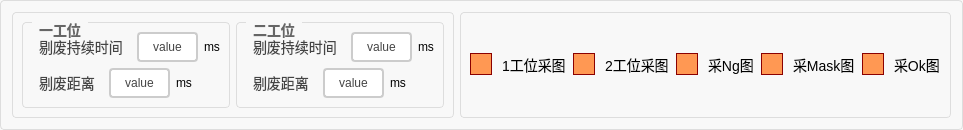
          <widget class="QGroupBox" name="groupBox_14">
           <property name="styleSheet">
            <string notr="true">QGroupBox {
    border: 1px solid #DDD;
    border-radius: 4px;
    font: bold 14px;
    color: #666;
    background-color: #F8F8F8;
}

QGroupBox::title {
    subcontrol-origin: margin;
    subcontrol-position: top left;
    left: 10px;
    padding: 0 5px;
}</string>
           </property>
           <property name="title">
            <string/>
           </property>
           <layout class="QHBoxLayout" name="horizontalLayout_19" stretch="3,1">
            <item>
             <widget class="QGroupBox" name="groupBox_10">
              <property name="styleSheet">
               <string notr="true">QGroupBox {
    border: 1px solid #DDD;
    border-radius: 4px;
    font: bold 14px;
    color: #666;
    background-color: #F8F8F8;
}

QGroupBox::title {
    subcontrol-origin: margin;
    subcontrol-position: top left;
    left: 10px;
    padding: 0 5px;
}</string>
              </property>
              <property name="title">
               <string/>
              </property>
              <layout class="QHBoxLayout" name="horizontalLayout_13">
               <item>
                <widget class="QGroupBox" name="groupBox_8">
                 <property name="styleSheet">
                  <string notr="true">QGroupBox {
    border: 1px solid #DDD;
    border-radius: 4px;
    font: bold 14px;
    color: #666;
    background-color: #F8F8F8;
}

QGroupBox::title {
    subcontrol-origin: margin;
    subcontrol-position: top left;
    left: 10px;
    padding: 0 5px;
}</string>
                 </property>
                 <property name="title">
                  <string>一工位</string>
                 </property>
                 <layout class="QVBoxLayout" name="verticalLayout_4">
                  <item>
                   <layout class="QHBoxLayout" name="horizontalLayout_9">
                    <item>
                     <widget class="QLabel" name="label_13">
                      <property name="styleSheet">
                       <string notr="true">/* 基础标签样式 */
QLabel {
    color: #444444;          /* 主文字色 */
    font-size: 14px;         /* 标准字号 */
    background: transparent; /* 透明背景 */
    padding: 2px 4px;        /* 基础内边距 */
}

/* 标题样式 */
QLabel.title {
    font-size: 16px;
    font-weight: 600;
    color: #333333;
    border-bottom: 1px solid #DDDDDD; /* 下划线装饰 */
    padding-bottom: 4px;
}

/* 副标题/次要文本 */
QLabel.subtitle {
    color: #666666;
    font-size: 13px;
    font-style: italic;
}

/* 强调文本 */
QLabel.emphasis {
    color: #333333;
    font-weight: 500;
    background-color: #F5F5F5;
    border-radius: 3px;
    padding: 4px 8px;
}

/* 状态标签（成功/警告/错误） */
QLabel[state=&quot;success&quot;] {
    color: #228B22;          /* 森林绿 */
    border-left: 3px solid #228B22;
    padding-left: 8px;
}

QLabel[state=&quot;warning&quot;] {
    color: #FF8C00;          /* 暗橙 */
    border-left: 3px solid #FF8C00;
    padding-left: 8px;
}

QLabel[state=&quot;error&quot;] {
    color: #B22222;          /* 砖红 */
    border-left: 3px solid #B22222;
    padding-left: 8px;
}

/* 数据展示标签 */
QLabel.data {
    color: #2F4F4F;          /* 深石板灰 */
    font-family: monospace;
    border: 1px solid #E0E0E0;
    background-color: #FFFFFF;
    padding: 6px 12px;
    border-radius: 4px;
}

/* 禁用状态 */
QLabel:disabled {
    color: #AAAAAA;
    background-color: transparent;
}

/* 链接样式（伪链接效果） */
QLabel.link {
    color: #4682B4;          /* 钢蓝 */
    text-decoration: underline;
    border-bottom: 1px dotted #4682B4;
}

/* 图标标签 */
QLabel.icon {
    qproperty-alignment: AlignCenter;
    border: 1px solid #E0E0E0;
    border-radius: 4px;
    background-color: #FFFFFF;
    padding: 12px;
}</string>
                      </property>
                      <property name="text">
                       <string>剔废持续时间</string>
                      </property>
                     </widget>
                    </item>
                    <item>
                     <widget class="QPushButton" name="pbtn_tifeichixushijian1">
                      <property name="sizePolicy">
                       <sizepolicy hsizetype="Minimum" vsizetype="Minimum">
                        <horstretch>0</horstretch>
                        <verstretch>0</verstretch>
                       </sizepolicy>
                      </property>
                      <property name="styleSheet">
                       <string notr="true">QPushButton {
    padding: 6px 14px;
    border: 2px solid #CCC;
    border-radius: 4px;
    background-color: white;
    color: #444;
}

QPushButton:hover {
    border-color: #999;
    background-color: #F5F5F5;
}

QPushButton:pressed {
    border-color: #777;
    background-color: #EEE;
}</string>
                      </property>
                      <property name="text">
                       <string>value</string>
                      </property>
                     </widget>
                    </item>
                    <item>
                     <widget class="QLabel" name="label_14">
                      <property name="text">
                       <string>ms</string>
                      </property>
                     </widget>
                    </item>
                   </layout>
                  </item>
                  <item>
                   <layout class="QHBoxLayout" name="horizontalLayout_10">
                    <item>
                     <widget class="QLabel" name="label_15">
                      <property name="styleSheet">
                       <string notr="true">/* 基础标签样式 */
QLabel {
    color: #444444;          /* 主文字色 */
    font-size: 14px;         /* 标准字号 */
    background: transparent; /* 透明背景 */
    padding: 2px 4px;        /* 基础内边距 */
}

/* 标题样式 */
QLabel.title {
    font-size: 16px;
    font-weight: 600;
    color: #333333;
    border-bottom: 1px solid #DDDDDD; /* 下划线装饰 */
    padding-bottom: 4px;
}

/* 副标题/次要文本 */
QLabel.subtitle {
    color: #666666;
    font-size: 13px;
    font-style: italic;
}

/* 强调文本 */
QLabel.emphasis {
    color: #333333;
    font-weight: 500;
    background-color: #F5F5F5;
    border-radius: 3px;
    padding: 4px 8px;
}

/* 状态标签（成功/警告/错误） */
QLabel[state=&quot;success&quot;] {
    color: #228B22;          /* 森林绿 */
    border-left: 3px solid #228B22;
    padding-left: 8px;
}

QLabel[state=&quot;warning&quot;] {
    color: #FF8C00;          /* 暗橙 */
    border-left: 3px solid #FF8C00;
    padding-left: 8px;
}

QLabel[state=&quot;error&quot;] {
    color: #B22222;          /* 砖红 */
    border-left: 3px solid #B22222;
    padding-left: 8px;
}

/* 数据展示标签 */
QLabel.data {
    color: #2F4F4F;          /* 深石板灰 */
    font-family: monospace;
    border: 1px solid #E0E0E0;
    background-color: #FFFFFF;
    padding: 6px 12px;
    border-radius: 4px;
}

/* 禁用状态 */
QLabel:disabled {
    color: #AAAAAA;
    background-color: transparent;
}

/* 链接样式（伪链接效果） */
QLabel.link {
    color: #4682B4;          /* 钢蓝 */
    text-decoration: underline;
    border-bottom: 1px dotted #4682B4;
}

/* 图标标签 */
QLabel.icon {
    qproperty-alignment: AlignCenter;
    border: 1px solid #E0E0E0;
    border-radius: 4px;
    background-color: #FFFFFF;
    padding: 12px;
}</string>
                      </property>
                      <property name="text">
                       <string>剔废距离</string>
                      </property>
                     </widget>
                    </item>
                    <item>
                     <widget class="QPushButton" name="pbtn_tifeijuli1">
                      <property name="sizePolicy">
                       <sizepolicy hsizetype="Minimum" vsizetype="Minimum">
                        <horstretch>0</horstretch>
                        <verstretch>0</verstretch>
                       </sizepolicy>
                      </property>
                      <property name="styleSheet">
                       <string notr="true">QPushButton {
    padding: 6px 14px;
    border: 2px solid #CCC;
    border-radius: 4px;
    background-color: white;
    color: #444;
}

QPushButton:hover {
    border-color: #999;
    background-color: #F5F5F5;
}

QPushButton:pressed {
    border-color: #777;
    background-color: #EEE;
}</string>
                      </property>
                      <property name="text">
                       <string>value</string>
                      </property>
                     </widget>
                    </item>
                    <item>
                     <widget class="QLabel" name="label_16">
                      <property name="text">
                       <string>ms</string>
                      </property>
                     </widget>
                    </item>
                   </layout>
                  </item>
                 </layout>
                </widget>
               </item>
               <item>
                <widget class="QGroupBox" name="groupBox_9">
                 <property name="styleSheet">
                  <string notr="true">QGroupBox {
    border: 1px solid #DDD;
    border-radius: 4px;
    font: bold 14px;
    color: #666;
    background-color: #F8F8F8;
}

QGroupBox::title {
    subcontrol-origin: margin;
    subcontrol-position: top left;
    left: 10px;
    padding: 0 5px;
}</string>
                 </property>
                 <property name="title">
                  <string>二工位</string>
                 </property>
                 <layout class="QVBoxLayout" name="verticalLayout_5">
                  <item>
                   <layout class="QHBoxLayout" name="horizontalLayout_11">
                    <item>
                     <widget class="QLabel" name="label_17">
                      <property name="styleSheet">
                       <string notr="true">/* 基础标签样式 */
QLabel {
    color: #444444;          /* 主文字色 */
    font-size: 14px;         /* 标准字号 */
    background: transparent; /* 透明背景 */
    padding: 2px 4px;        /* 基础内边距 */
}

/* 标题样式 */
QLabel.title {
    font-size: 16px;
    font-weight: 600;
    color: #333333;
    border-bottom: 1px solid #DDDDDD; /* 下划线装饰 */
    padding-bottom: 4px;
}

/* 副标题/次要文本 */
QLabel.subtitle {
    color: #666666;
    font-size: 13px;
    font-style: italic;
}

/* 强调文本 */
QLabel.emphasis {
    color: #333333;
    font-weight: 500;
    background-color: #F5F5F5;
    border-radius: 3px;
    padding: 4px 8px;
}

/* 状态标签（成功/警告/错误） */
QLabel[state=&quot;success&quot;] {
    color: #228B22;          /* 森林绿 */
    border-left: 3px solid #228B22;
    padding-left: 8px;
}

QLabel[state=&quot;warning&quot;] {
    color: #FF8C00;          /* 暗橙 */
    border-left: 3px solid #FF8C00;
    padding-left: 8px;
}

QLabel[state=&quot;error&quot;] {
    color: #B22222;          /* 砖红 */
    border-left: 3px solid #B22222;
    padding-left: 8px;
}

/* 数据展示标签 */
QLabel.data {
    color: #2F4F4F;          /* 深石板灰 */
    font-family: monospace;
    border: 1px solid #E0E0E0;
    background-color: #FFFFFF;
    padding: 6px 12px;
    border-radius: 4px;
}

/* 禁用状态 */
QLabel:disabled {
    color: #AAAAAA;
    background-color: transparent;
}

/* 链接样式（伪链接效果） */
QLabel.link {
    color: #4682B4;          /* 钢蓝 */
    text-decoration: underline;
    border-bottom: 1px dotted #4682B4;
}

/* 图标标签 */
QLabel.icon {
    qproperty-alignment: AlignCenter;
    border: 1px solid #E0E0E0;
    border-radius: 4px;
    background-color: #FFFFFF;
    padding: 12px;
}</string>
                      </property>
                      <property name="text">
                       <string>剔废持续时间</string>
                      </property>
                     </widget>
                    </item>
                    <item>
                     <widget class="QPushButton" name="pbtn_tifeichixushijian2">
                      <property name="sizePolicy">
                       <sizepolicy hsizetype="Minimum" vsizetype="Minimum">
                        <horstretch>0</horstretch>
                        <verstretch>0</verstretch>
                       </sizepolicy>
                      </property>
                      <property name="styleSheet">
                       <string notr="true">QPushButton {
    padding: 6px 14px;
    border: 2px solid #CCC;
    border-radius: 4px;
    background-color: white;
    color: #444;
}

QPushButton:hover {
    border-color: #999;
    background-color: #F5F5F5;
}

QPushButton:pressed {
    border-color: #777;
    background-color: #EEE;
}</string>
                      </property>
                      <property name="text">
                       <string>value</string>
                      </property>
                     </widget>
                    </item>
                    <item>
                     <widget class="QLabel" name="label_18">
                      <property name="text">
                       <string>ms</string>
                      </property>
                     </widget>
                    </item>
                   </layout>
                  </item>
                  <item>
                   <layout class="QHBoxLayout" name="horizontalLayout_12">
                    <item>
                     <widget class="QLabel" name="label_19">
                      <property name="styleSheet">
                       <string notr="true">/* 基础标签样式 */
QLabel {
    color: #444444;          /* 主文字色 */
    font-size: 14px;         /* 标准字号 */
    background: transparent; /* 透明背景 */
    padding: 2px 4px;        /* 基础内边距 */
}

/* 标题样式 */
QLabel.title {
    font-size: 16px;
    font-weight: 600;
    color: #333333;
    border-bottom: 1px solid #DDDDDD; /* 下划线装饰 */
    padding-bottom: 4px;
}

/* 副标题/次要文本 */
QLabel.subtitle {
    color: #666666;
    font-size: 13px;
    font-style: italic;
}

/* 强调文本 */
QLabel.emphasis {
    color: #333333;
    font-weight: 500;
    background-color: #F5F5F5;
    border-radius: 3px;
    padding: 4px 8px;
}

/* 状态标签（成功/警告/错误） */
QLabel[state=&quot;success&quot;] {
    color: #228B22;          /* 森林绿 */
    border-left: 3px solid #228B22;
    padding-left: 8px;
}

QLabel[state=&quot;warning&quot;] {
    color: #FF8C00;          /* 暗橙 */
    border-left: 3px solid #FF8C00;
    padding-left: 8px;
}

QLabel[state=&quot;error&quot;] {
    color: #B22222;          /* 砖红 */
    border-left: 3px solid #B22222;
    padding-left: 8px;
}

/* 数据展示标签 */
QLabel.data {
    color: #2F4F4F;          /* 深石板灰 */
    font-family: monospace;
    border: 1px solid #E0E0E0;
    background-color: #FFFFFF;
    padding: 6px 12px;
    border-radius: 4px;
}

/* 禁用状态 */
QLabel:disabled {
    color: #AAAAAA;
    background-color: transparent;
}

/* 链接样式（伪链接效果） */
QLabel.link {
    color: #4682B4;          /* 钢蓝 */
    text-decoration: underline;
    border-bottom: 1px dotted #4682B4;
}

/* 图标标签 */
QLabel.icon {
    qproperty-alignment: AlignCenter;
    border: 1px solid #E0E0E0;
    border-radius: 4px;
    background-color: #FFFFFF;
    padding: 12px;
}</string>
                      </property>
                      <property name="text">
                       <string>剔废距离</string>
                      </property>
                     </widget>
                    </item>
                    <item>
                     <widget class="QPushButton" name="pbtn_tifeijuli2">
                      <property name="sizePolicy">
                       <sizepolicy hsizetype="Minimum" vsizetype="Minimum">
                        <horstretch>0</horstretch>
                        <verstretch>0</verstretch>
                       </sizepolicy>
                      </property>
                      <property name="styleSheet">
                       <string notr="true">QPushButton {
    padding: 6px 14px;
    border: 2px solid #CCC;
    border-radius: 4px;
    background-color: white;
    color: #444;
}

QPushButton:hover {
    border-color: #999;
    background-color: #F5F5F5;
}

QPushButton:pressed {
    border-color: #777;
    background-color: #EEE;
}</string>
                      </property>
                      <property name="text">
                       <string>value</string>
                      </property>
                     </widget>
                    </item>
                    <item>
                     <widget class="QLabel" name="label_20">
                      <property name="text">
                       <string>ms</string>
                      </property>
                     </widget>
                    </item>
                   </layout>
                  </item>
                 </layout>
                </widget>
               </item>
              </layout>
             </widget>
            </item>
            <item>
             <widget class="QGroupBox" name="groupBox_15">
              <property name="styleSheet">
               <string notr="true">QGroupBox {
    border: 1px solid #DDD;
    border-radius: 4px;
    font: bold 14px;
    color: #666;
    background-color: #F8F8F8;
}

QGroupBox::title {
    subcontrol-origin: margin;
    subcontrol-position: top left;
    left: 10px;
    padding: 0 5px;
}</string>
              </property>
              <property name="title">
               <string/>
              </property>
              <layout class="QHBoxLayout" name="horizontalLayout_22">
               <item>
                <layout class="QHBoxLayout" name="horizontalLayout_21">
                 <item>
                  <widget class="QCheckBox" name="cBox_takeCamera1Pictures">
                   <property name="styleSheet">
                    <string notr="true">QCheckBox {
    /* 默认样式 */
    spacing: 10px; /* 文字和框框之间的间距 */
    font-size: 14px; /* 字体大小 */
}

QCheckBox::indicator {
    /* 按钮的大小 */
    width: 20px;
    height: 20px;
}

QCheckBox::indicator:unchecked {
    /* 未选中状态的样式 */
    background-color: lightgray; /* 背景颜色 */
    border: 1px solid darkgray; /* 边框颜色 */
}

QCheckBox::indicator:unchecked:hover {
    /* 未选中状态鼠标悬停时的样式 */
    background-color: gray; /* 背景颜色 */
}

QCheckBox::indicator:checked {
    /* 选中状态的样式 */
    background-color: rgb(255, 152, 83); /* 背景颜色 */
    border: 1px solid darkred; /* 边框颜色 */
}

QCheckBox::indicator:checked:hover {
    /* 选中状态鼠标悬停时的样式 */
    background-color: darkred; /* 背景颜色 */
}</string>
                   </property>
                   <property name="text">
                    <string>1工位采图</string>
                   </property>
                   <property name="checked">
                    <bool>true</bool>
                   </property>
                  </widget>
                 </item>
                 <item>
                  <widget class="QCheckBox" name="cBox_takeCamera2Pictures">
                   <property name="styleSheet">
                    <string notr="true">QCheckBox {
    /* 默认样式 */
    spacing: 10px; /* 文字和框框之间的间距 */
    font-size: 14px; /* 字体大小 */
}

QCheckBox::indicator {
    /* 按钮的大小 */
    width: 20px;
    height: 20px;
}

QCheckBox::indicator:unchecked {
    /* 未选中状态的样式 */
    background-color: lightgray; /* 背景颜色 */
    border: 1px solid darkgray; /* 边框颜色 */
}

QCheckBox::indicator:unchecked:hover {
    /* 未选中状态鼠标悬停时的样式 */
    background-color: gray; /* 背景颜色 */
}

QCheckBox::indicator:checked {
    /* 选中状态的样式 */
    background-color: rgb(255, 152, 83); /* 背景颜色 */
    border: 1px solid darkred; /* 边框颜色 */
}

QCheckBox::indicator:checked:hover {
    /* 选中状态鼠标悬停时的样式 */
    background-color: darkred; /* 背景颜色 */
}</string>
                   </property>
                   <property name="text">
                    <string>2工位采图</string>
                   </property>
                   <property name="checked">
                    <bool>true</bool>
                   </property>
                  </widget>
                 </item>
                </layout>
               </item>
               <item>
                <layout class="QHBoxLayout" name="horizontalLayout_20">
                 <item>
                  <widget class="QCheckBox" name="cBox_takeNgPictures">
                   <property name="styleSheet">
                    <string notr="true">QCheckBox {
    /* 默认样式 */
    spacing: 10px; /* 文字和框框之间的间距 */
    font-size: 14px; /* 字体大小 */
}

QCheckBox::indicator {
    /* 按钮的大小 */
    width: 20px;
    height: 20px;
}

QCheckBox::indicator:unchecked {
    /* 未选中状态的样式 */
    background-color: lightgray; /* 背景颜色 */
    border: 1px solid darkgray; /* 边框颜色 */
}

QCheckBox::indicator:unchecked:hover {
    /* 未选中状态鼠标悬停时的样式 */
    background-color: gray; /* 背景颜色 */
}

QCheckBox::indicator:checked {
    /* 选中状态的样式 */
    background-color: rgb(255, 152, 83); /* 背景颜色 */
    border: 1px solid darkred; /* 边框颜色 */
}

QCheckBox::indicator:checked:hover {
    /* 选中状态鼠标悬停时的样式 */
    background-color: darkred; /* 背景颜色 */
}</string>
                   </property>
                   <property name="text">
                    <string>采Ng图</string>
                   </property>
                   <property name="checked">
                    <bool>true</bool>
                   </property>
                  </widget>
                 </item>
                 <item>
                  <widget class="QCheckBox" name="cBox_takeMaskPictures">
                   <property name="styleSheet">
                    <string notr="true">QCheckBox {
    /* 默认样式 */
    spacing: 10px; /* 文字和框框之间的间距 */
    font-size: 14px; /* 字体大小 */
}

QCheckBox::indicator {
    /* 按钮的大小 */
    width: 20px;
    height: 20px;
}

QCheckBox::indicator:unchecked {
    /* 未选中状态的样式 */
    background-color: lightgray; /* 背景颜色 */
    border: 1px solid darkgray; /* 边框颜色 */
}

QCheckBox::indicator:unchecked:hover {
    /* 未选中状态鼠标悬停时的样式 */
    background-color: gray; /* 背景颜色 */
}

QCheckBox::indicator:checked {
    /* 选中状态的样式 */
    background-color: rgb(255, 152, 83); /* 背景颜色 */
    border: 1px solid darkred; /* 边框颜色 */
}

QCheckBox::indicator:checked:hover {
    /* 选中状态鼠标悬停时的样式 */
    background-color: darkred; /* 背景颜色 */
}</string>
                   </property>
                   <property name="text">
                    <string>采Mask图</string>
                   </property>
                   <property name="checked">
                    <bool>true</bool>
                   </property>
                  </widget>
                 </item>
                 <item>
                  <widget class="QCheckBox" name="cBox_takeOkPictures">
                   <property name="styleSheet">
                    <string notr="true">QCheckBox {
    /* 默认样式 */
    spacing: 10px; /* 文字和框框之间的间距 */
    font-size: 14px; /* 字体大小 */
}

QCheckBox::indicator {
    /* 按钮的大小 */
    width: 20px;
    height: 20px;
}

QCheckBox::indicator:unchecked {
    /* 未选中状态的样式 */
    background-color: lightgray; /* 背景颜色 */
    border: 1px solid darkgray; /* 边框颜色 */
}

QCheckBox::indicator:unchecked:hover {
    /* 未选中状态鼠标悬停时的样式 */
    background-color: gray; /* 背景颜色 */
}

QCheckBox::indicator:checked {
    /* 选中状态的样式 */
    background-color: rgb(255, 152, 83); /* 背景颜色 */
    border: 1px solid darkred; /* 边框颜色 */
}

QCheckBox::indicator:checked:hover {
    /* 选中状态鼠标悬停时的样式 */
    background-color: darkred; /* 背景颜色 */
}</string>
                   </property>
                   <property name="text">
                    <string>采Ok图</string>
                   </property>
                   <property name="checked">
                    <bool>true</bool>
                   </property>
                  </widget>
                 </item>
                </layout>
               </item>
              </layout>
             </widget>
            </item>
           </layout>
          </widget>
